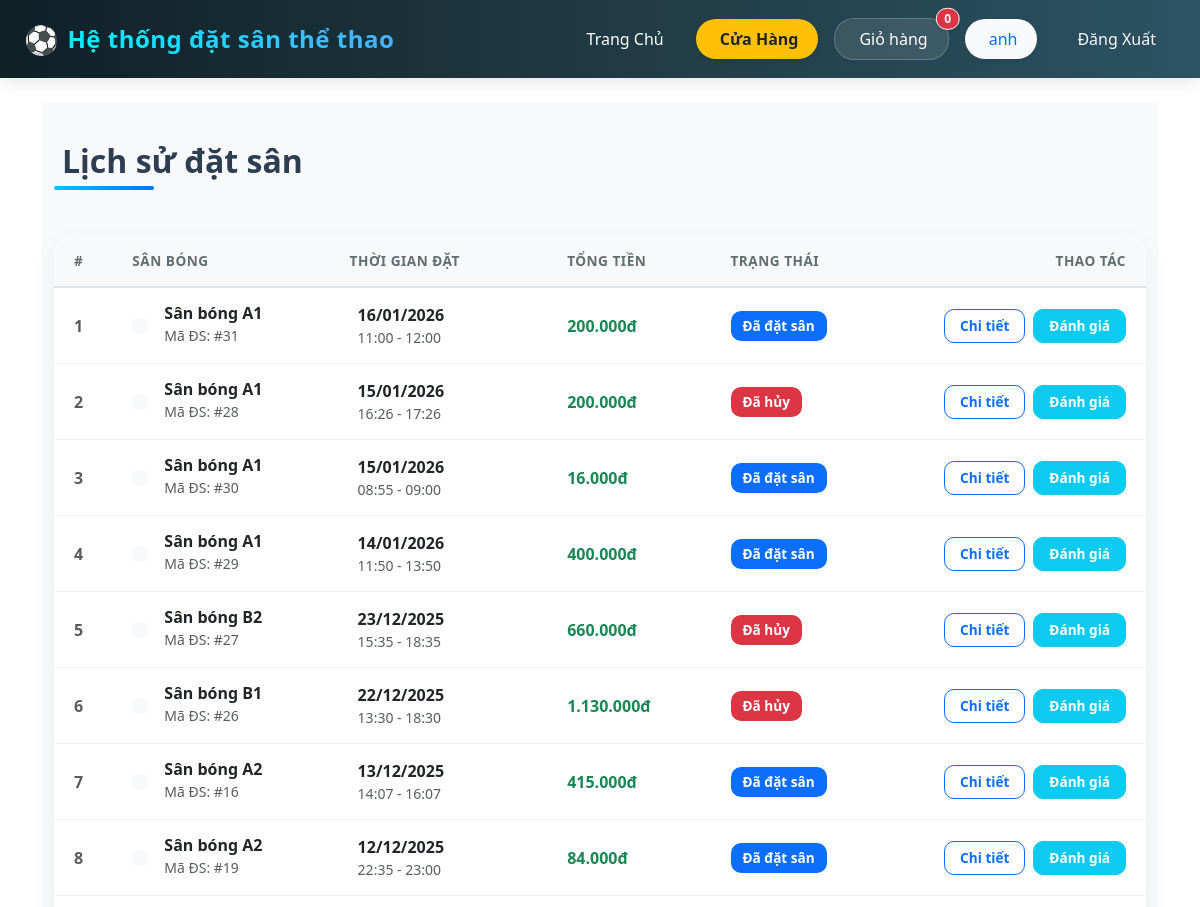
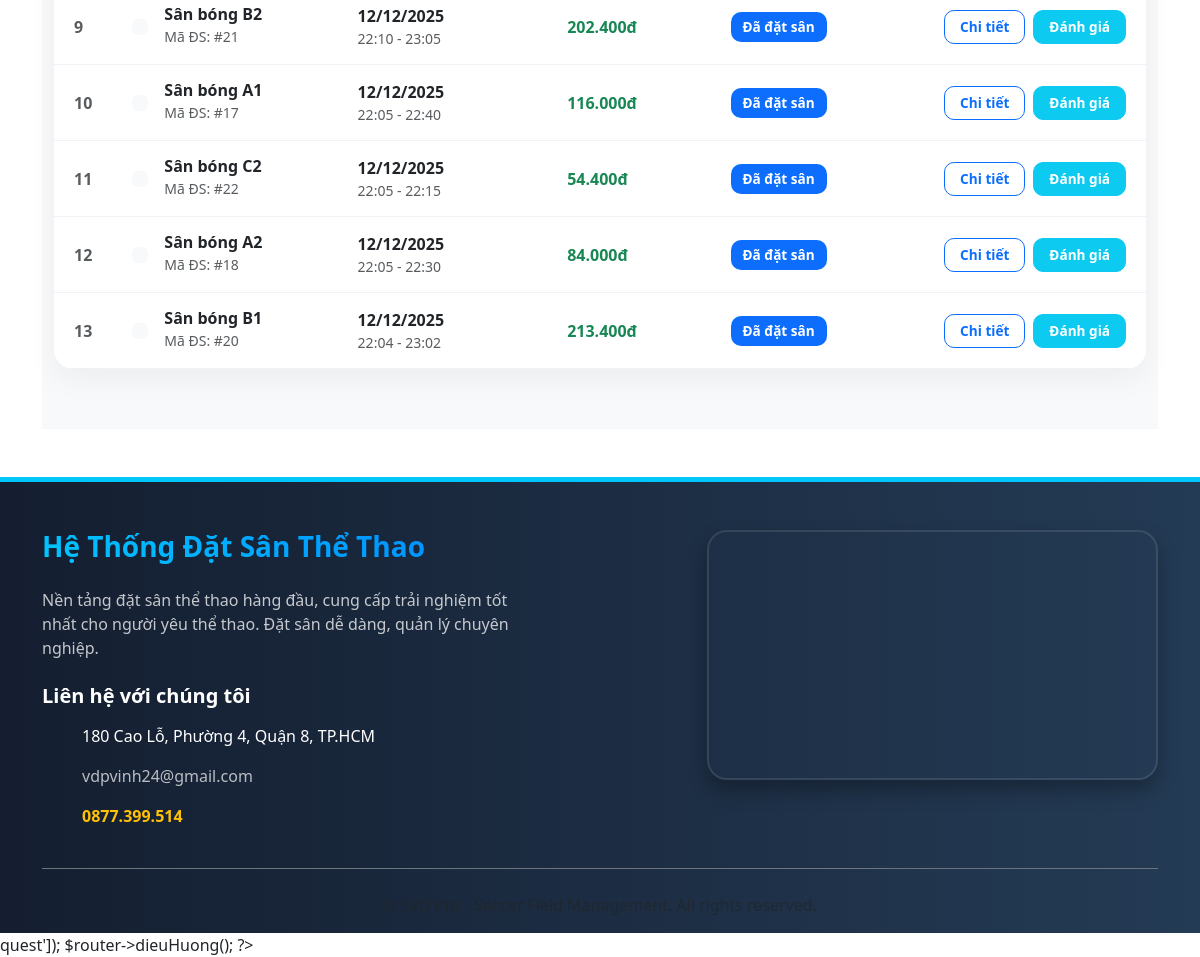
Screenshot of /user/bookingHistory (signed in) with the database file from the repository (2 pictures, top to bottom).
### tables this page shows
CREATE TABLE `datsan` (
  `MaDatSan` int NOT NULL AUTO_INCREMENT,
  `MaKH` int NOT NULL,
  `MaSan` varchar(50) NOT NULL,
  `NgayDat` date NOT NULL,
  `GioBatDau` time(6) NOT NULL,
  `GioKetThuc` time(6) NOT NULL,
  `TongTien` decimal(12,2) DEFAULT NULL,
  `TrangThai` varchar(30) DEFAULT NULL,
  `GhiChu` varchar(500) DEFAULT NULL,
  PRIMARY KEY (`MaDatSan`),
  KEY `FK_DatSan_MaKH` (`MaKH`),
  KEY `FK_DatSan_MaSan` (`MaSan`),
  CONSTRAINT `FK_DatSan_MaKH` FOREIGN KEY (`MaKH`) REFERENCES `khachhang` (`MaKH`),
  CONSTRAINT `FK_DatSan_MaSan` FOREIGN KEY (`MaSan`) REFERENCES `san` (`MaSan`)
);

CREATE TABLE `san` (
  `MaSan` varchar(50) NOT NULL,
  `TenSan` varchar(100) NOT NULL,
  `GiaThue` decimal(12,2) NOT NULL,
  `TinhTrang` varchar(30) DEFAULT NULL,
  `MoTa` varchar(500) DEFAULT NULL,
  `MaLoai` varchar(10) NOT NULL,
  PRIMARY KEY (`MaSan`),
  KEY `FK_San_LoaiSan` (`MaLoai`),
  CONSTRAINT `FK_San_LoaiSan` FOREIGN KEY (`MaLoai`) REFERENCES `loaisan` (`MaLoai`)
);

CREATE TABLE `hoadon` (
  `MaHD` int NOT NULL AUTO_INCREMENT,
  `MaDatSan` int NOT NULL,
  `NgayLap` datetime DEFAULT NULL,
  `TongTien` decimal(14,2) NOT NULL,
  `GhiChu` varchar(500) DEFAULT NULL,
  `MaBaoCao` int DEFAULT NULL,
  `TenPhuongThuc` varchar(50) NOT NULL DEFAULT 'Thanh toán tại sân',
  PRIMARY KEY (`MaHD`),
  KEY `FK_HoaDon_MaDatSan` (`MaDatSan`),
  KEY `FK_HoaDon_MaBaoCao` (`MaBaoCao`),
  CONSTRAINT `FK_HoaDon_MaBaoCao` FOREIGN KEY (`MaBaoCao`) REFERENCES `baocao` (`MaBaoCao`),
  CONSTRAINT `FK_HoaDon_MaDatSan` FOREIGN KEY (`MaDatSan`) REFERENCES `datsan` (`MaDatSan`)
);

### index.php (called while the page is built, shortened)
<?php
require_once __DIR__ . '/app/Core/Autoloader.php';
$router = new Router();
$router->get('auth/hienThiDangNhap', 'AuthController@hienThiDangNhap');
$router->post('auth/xuLyDangNhap', 'AuthController@xuLyDangNhap');
$router->post('/auth/dangXuat', 'AuthController@dangXuat');
$router->get('dang-xuat', [AuthController::class, 'dangXuat']);
$router->get('dat-san', [DatsanController::class, 'chonSan']);
$router->post('/get-khung-gio-trong', [DatsanController::class, 'getKhungGioTrong']);
$router->post('/kiem-tra-san', [DatsanController::class, 'kiemTraVaTinhGia']);
$router->post('luu-tam-dat-san', [DatsanController::class, 'luuTamDatSan']);
$router->post('luu-tam-dich-vu', [DatsanController::class, 'luuTamDichVu']);
$router->get('xac-nhan-thanh-toan', [DatsanController::class, 'xacNhanThanhToan']);
$router->post('hoan-tat-dat-san', [DatsanController::class, 'hoanTatDatSan']);
$router->get('thanh-cong', [DatsanController::class, 'thanhCong']);
$router->get('loi-thanh-toan', [DatsanController::class, 'loiThanhToan']);
$router->get('chon-dich-vu', [DatsanController::class, 'chonDichVu']);
$router->get('datsan/dat-co-dinh', [DatsanController::class, 'showDatCoDinhForm']);
$router->post('datsan/kiem-tra-co-dinh', [DatsanController::class, 'handleKiemTraCoDinh']);
$router->post('datsan/luu-tam-dat-co-dinh', [DatsanController::class, 'luuTamDatCoDinh']);
$router->get('admin-dashboard', [AdminController::class, 'hienThiDashboard']);
$router->get('admin-san', [AdminController::class, 'quanLySan']);
$router->get('form-them-san', [AdminController::class, 'hienThiThemSan']);
$router->post('admin-san-them', [AdminController::class, 'xuLyThemSan']);
$router->post('admin-san-xoa', [AdminController::class, 'xuLyXoaSan']);
$router->get('admin-san-sua', [AdminController::class, 'hienThiSuaSan']);
$router->post('admin-san-capnhat', [AdminController::class, 'xuLySuaSan']);
$router->get('forgot-password', [AuthController::class, 'hienThiQuenMatKhau']);
$router->post('forgot-password', [AuthController::class, 'guiEmailReset']);
$router->get('reset-password', [AuthController::class, 'hienThiDatLaiMatKhau']);
$router->post('reset-password', [AuthController::class, 'datLaiMatKhau']);
$router->get('/admin/datsan-theo-ngay', 'AdminController@hienThiDatSanTheoNgay');
$router->post('/admin/datsan-theo-ngay', 'AdminController@xuLyDatSanTheoNgay');
$router->get('/admin/khachhang', 'AdminController@quanLyKhachHang');
$router->post('/admin/khachhang', 'AdminController@quanLyKhachHang');
$router->get('/admin/nhaphang', 'AdminController@nhapHang');
$router->post('/admin/nhaphang', 'AdminController@xuLyNhapHang');
$router->get('admin/booking-details', 'AdminController@bookingDetails');
$router->get('admin/kho-hang', 'AdminController@khoHang');
$router->get('admin/kho-hang/them', 'AdminController@themSanPham');
$router->post('admin/kho-hang/them', 'AdminController@xuLyThemSanPham');
$router->get('admin/kho-hang/sua', 'AdminController@suaSanPham');
$router->post('admin/kho-hang/sua', 'AdminController@xuLySuaSanPham');
$router->post('admin/kho-hang/xoa', 'AdminController@xuLyXoaSanPham');
$router->get('admin/don-hang', 'AdminController@quanLyDonHang');
$router->post('admin/don-hang/cap-nhat', 'AdminController@xuLyCapNhatTrangThaiDonHang');
$router->get('admin/nhan-vien', 'AdminController@quanLyNhanVien');
$router->get('admin/nhan-vien/them', 'AdminController@hienThiThemNhanVien');
$router->post('admin/nhan-vien/xu-ly-them', 'AdminController@xuLyThemNhanVien');
$router->post('admin/nhan-vien/xoa', 'AdminController@xuLyXoaNhanVien');
$router->get('store', 'StoreController@index');
$router->post('cart/add', 'CartController@add');
$router->get('cart', 'CartController@index');
$router->get('cart/count', 'CartController@getCartCount');
$router->post('cart/update', 'CartController@update');
$router->post('cart/remove', 'CartController@remove');
$router->get('checkout', 'CheckoutController@index');
$router->post('checkout/place-order', 'CheckoutController@placeOrder');
$router->get('checkout/success', 'CheckoutController@success');
$router->get('user/profile', 'UserController@showProfile');
$router->get('user/booking-history', 'UserController@bookingHistory');
$router->get('user/booking-details', 'UserController@bookingDetails');
$router->get('user/invoice-history', 'UserController@invoiceHistory');
$router->get('admin/revenue', 'AdminController@hienThiDoanhThu');
$router->dieuHuong();
?>quest']);

### app/Controllers/UserController.php (called while the page is built, shortened)
<?php
class UserController {
    private $datSanModel;
    public function __construct() {
        $this->datSanModel = new DatSanModel();
    }
    public function bookingHistory() {
        $maKH = $_SESSION['user_id'];
        $lichSuDatSan = $this->datSanModel->getLichSuDatSanByMaKH($maKH);
        $pageTitle = 'Lịch sử đặt sân';
        $data = [
            'pageTitle' => $pageTitle,
            'lichSuDatSan' => $lichSuDatSan
        ];
        extract($data);
        require_once __DIR__ . '/../../views/user/booking_history.php';
    }
}
?>

### app/Core/Autoloader.php (called while the page is built, shortened)
<?php
spl_autoload_register(function ($className) {
    $prefix = 'App\\';
    $baseDir = __DIR__ . '/../';
    $len = strlen($prefix);
    $relativeClass = substr($className, $len);
    $file = $baseDir . str_replace('\\', '/', $relativeClass) . '.php';
});

### app/Models/DatSanModel.php (called while the page is built, shortened)
<?php
require_once 'Database.php';
         class DatSanModel {
                 private $conn;
                 private $table = 'datsan';
           public function __construct() {
                    $database = new Database();
                    $this->conn = $database->connect();
                }
    public function getLichSuDatSanByMaKH($maKH)
    {
        $query = "SELECT ds.*, s.TenSan, hd.TongTien as TongTienHoaDon
                  FROM " . $this->table . " ds
                  JOIN san s ON ds.MaSan = s.MaSan
                  LEFT JOIN hoadon hd ON ds.MaDatSan = hd.MaDatSan
                  WHERE ds.MaKH = :maKH
                  ORDER BY ds.NgayDat DESC, ds.GioBatDau DESC";
        try {
            $stmt = $this->conn->prepare($query);
            $stmt->bindParam(':maKH', $maKH);
            $stmt->execute();
            return $stmt->fetchAll(PDO::FETCH_ASSOC);
        } catch (\PDOException $e) {
            error_log("Error in getLichSuDatSanByMaKH: " . $e->getMessage());
            return [];
        }
    }
}
 ?>

### app/Models/Database.php (called while the page is built, shortened)
<?php
class Database {
    private $host = DB_HOST;
    private $db_name = DB_NAME;
    private $username = DB_USER;
    private $password = DB_PASS;
    private static $conn;
    public function connect() {
        if (self::$conn !== null) {
            return self::$conn;
        }
        self::$conn = null;
        $dsn = "mysql:host={$this->host};dbname={$this->db_name};charset=utf8";
        try {
            self::$conn = new PDO($dsn, $this->username, $this->password);
            self::$conn->setAttribute(PDO::ATTR_ERRMODE, PDO::ERRMODE_EXCEPTION);
            self::$conn->setAttribute(PDO::ATTR_DEFAULT_FETCH_MODE, PDO::FETCH_ASSOC);
        } catch(PDOException $exception) {
            echo "Lỗi kết nối CSDL: " . $exception->getMessage();
            throw $exception;
        }
        return self::$conn;
    }
}

### views/user/booking_history.php (the view, shortened to what this page needs)
<?php
require_once __DIR__ . '/../layouts/header.php';
?>
<div class="history-wrapper">
    <div class="container">
        <h2 class="page-title"><i class="fas fa-calendar-check text-primary me-2"></i><?php echo $pageTitle; ?></h2>
        <div class="history-card mt-4">
            <?php if (empty($lichSuDatSan)): ?>
                <div class="p-5 text-center">
                    <img src="<?= BASE_URL ?>public/images/empty-calendar.svg" alt="Empty" style="max-width: 150px; opacity: 0.5; margin-bottom: 20px;">
                    <h4 class="text-muted mb-3">Chưa có lịch sử đặt sân</h4>
                    <p class="text-muted">Bạn chưa từng đặt sân nào trên hệ thống.</p>
                    <a href="<?php echo BASE_URL; ?>dat-san" class="btn btn-primary rounded-pill px-4 py-2 mt-2"><i class="fas fa-plus me-2"></i>Đặt Sân Ngay</a>
                </div>
            <?php else: ?>
                <div class="table-responsive">
                    <table class="table table-modern align-middle">
                        <thead>
                            <tr>
                                <th width="5%">#</th>
                                <th width="20%">Sân Bóng</th>
                                <th width="20%">Thời Gian Đặt</th>
                                <th width="15%">Tổng Tiền</th>
                                <th width="15%">Trạng Thái</th>
                                <th width="25%" class="text-end">Thao tác</th>
                            </tr>
                        </thead>
                        <tbody>
                            <?php
                            $thoiGianHienTai = new DateTime();
                            foreach ($lichSuDatSan as $index => $datSan):
                            ?>
                                <tr onclick="if(!event.target.closest('.action-buttons')) window.location.href='<?php echo BASE_URL; ?>user/booking-details?id=<?php echo $datSan['MaDatSan']; ?>'" style="cursor: pointer;" title="Nhấn để xem chi tiết">
                                    <td class="text-muted fw-bold"><?php echo $index + 1; ?></td>
                                    <td>
                                        <div class="d-flex align-items-center">
                                            <div class="bg-light rounded p-2 me-3 text-primary">
                                            </div>
                                            <div>
                                                <h6 class="mb-0 fw-bold text-dark"><?php echo htmlspecialchars($datSan['TenSan']); ?></h6>
                                                <small class="text-muted">Mã ĐS: #<?php echo $datSan['MaDatSan']; ?></small>
                                            </div>
                                        </div>
                                    </td>
                                    <td>
                                        <div class="fw-bold text-dark"><i class="far fa-calendar-alt me-2 text-muted"></i><?php echo date('d/m/Y', strtotime($datSan['NgayDat'])); ?></div>
                                        <div class="small text-muted"><i class="far fa-clock me-2"></i><?php echo date('H:i', strtotime($datSan['GioBatDau'])); ?> - <?php echo date('H:i', strtotime($datSan['GioKetThuc'])); ?></div>
                                    </td>
                                    <td>
                                        <?php
                                            $tongTienHienThi = $datSan['TongTienHoaDon'] ?? $datSan['TongTien'];
                                        ?>
                                        <strong class="text-success"><?php echo number_format($tongTienHienThi, 0, ',', '.'); ?>đ</strong>
                                    </td>
                                    <td>
                                        <?php
                                            $status = htmlspecialchars($datSan['TrangThai']);
                                            $badge_class = 'bg-secondary';
                                            if ($status === 'Chờ thanh toán') $badge_class = 'bg-warning text-dark';
                                            elseif ($status === 'Đã thanh toán' || $status === 'Đã đặt sân') $badge_class = 'bg-primary';
                                            elseif ($status === 'Hoàn thành') $badge_class = 'bg-success';
                                            elseif (strpos($status, 'Đã hủy') === 0) $badge_class = 'bg-danger';
                                        ?>
                                        <span class="badge badge-status <?php echo $badge_class; ?>"><?php echo $status; ?></span>
                                    </td>
                                    <td class="text-end action-buttons">
                                        <div class="d-flex justify-content-end gap-2">
                                            <a href="<?php echo BASE_URL; ?>user/booking-details?id=<?php echo $datSan['MaDatSan']; ?>" class="btn btn-action btn-outline-primary">Chi tiết</a>
                                            <?php
                                            $thoiGianKetThuc = new DateTime($datSan['NgayDat'] . ' ' . $datSan['GioKetThuc']);
                                            if ($thoiGianKetThuc < $thoiGianHienTai):
                                            ?>
                                                <a href="<?php echo BASE_URL; ?>user/review?booking_id=<?php echo $datSan['MaDatSan']; ?>" class="btn btn-action btn-info text-white">Đánh giá</a>
                                            <?php endif; ?>
                                        </div>
                                    </td>
                                </tr>
                            <?php endforeach; ?>
                        </tbody>
                    </table>
                </div>
            <?php endif; ?>
        </div>
    </div>
</div>
<?php require_once __DIR__ . '/../layouts/footer.php'; ?>

### public/css/style.css (style rules this page uses)
html, body { height: 100%; margin: 0; }
body { display: flex; flex-direction: column; min-height: 100vh; }

### views/user/booking_history.php (style rules this page uses)
.history-wrapper { background: #f8f9fa; min-height: 80vh; padding-top: 40px; padding-bottom: 60px; }
.page-title { font-weight: 800; color: #2c3e50; margin-bottom: 2rem; position: relative; display: inline-block; }
.page-title::after { content: ''; position: absolute; width: 40%; height: 4px; background: linear-gradient(45deg, #00c6ff, #0072ff); bottom: -10px; left: 0; border-radius: 2px; }
.history-card { background: #fff; border-radius: 20px; border: none; box-shadow: 0 10px 30px rgba(0,0,0,0.05); overflow: hidden; }
.table-modern { margin-bottom: 0; }
.table-modern thead th { background-color: #f8f9fa; color: #636e72; font-weight: 700; text-transform: uppercase; font-size: 0.85rem; letter-spacing: 0.5px; border-bottom: 2px solid #dfe4ea; padding: 15px 20px; }
.table-modern tbody td { padding: 15px 20px; vertical-align: middle; color: #2d3436; border-bottom: 1px solid #f1f2f6; }
.table-modern tbody tr { transition: all 0.3s ease; }
.badge-status { padding: 8px 12px; border-radius: 10px; font-weight: 600; font-size: 0.85rem; }
.btn-action { border-radius: 10px; padding: 6px 15px; font-weight: 600; font-size: 0.85rem; transition: all 0.2s; }

### rows the page displays
datsan: MaSan.TenSan "Sân bóng A1", MaDatSan "31", NgayDat "16/01/2026", GioBatDau "11:00", GioKetThuc "12:00", hoadon.TongTien "200.000", TrangThai "Đã đặt sân"
datsan: MaSan.TenSan "Sân bóng A1", MaDatSan "28", NgayDat "15/01/2026", GioBatDau "16:26", GioKetThuc "17:26", hoadon.TongTien "200.000", TrangThai "Đã hủy"
datsan: MaSan.TenSan "Sân bóng A1", MaDatSan "30", NgayDat "15/01/2026", GioBatDau "08:55", GioKetThuc "09:00", hoadon.TongTien "16.000", TrangThai "Đã đặt sân"
datsan: MaSan.TenSan "Sân bóng A1", MaDatSan "29", NgayDat "14/01/2026", GioBatDau "11:50", GioKetThuc "13:50", hoadon.TongTien "400.000", TrangThai "Đã đặt sân"
datsan: MaSan.TenSan "Sân bóng B2", MaDatSan "27", NgayDat "23/12/2025", GioBatDau "15:35", GioKetThuc "18:35", hoadon.TongTien "660.000", TrangThai "Đã hủy"
datsan: MaSan.TenSan "Sân bóng B1", MaDatSan "26", NgayDat "22/12/2025", GioBatDau "13:30", GioKetThuc "18:30", hoadon.TongTien "1.130.000", TrangThai "Đã hủy"
datsan: MaSan.TenSan "Sân bóng A2", MaDatSan "16", NgayDat "13/12/2025", GioBatDau "14:07", GioKetThuc "16:07", hoadon.TongTien "415.000", TrangThai "Đã đặt sân"
datsan: MaSan.TenSan "Sân bóng A2", MaDatSan "19", NgayDat "12/12/2025", GioBatDau "22:35", GioKetThuc "23:00", hoadon.TongTien "84.000", TrangThai "Đã đặt sân"
datsan: MaSan.TenSan "Sân bóng B2", MaDatSan "21", NgayDat "12/12/2025", GioBatDau "22:10", GioKetThuc "23:05", hoadon.TongTien "202.400", TrangThai "Đã đặt sân"
datsan: MaSan.TenSan "Sân bóng A1", MaDatSan "17", NgayDat "12/12/2025", GioBatDau "22:05", GioKetThuc "22:40", hoadon.TongTien "116.000", TrangThai "Đã đặt sân"
datsan: MaSan.TenSan "Sân bóng C2", MaDatSan "22", NgayDat "12/12/2025", GioBatDau "22:05", GioKetThuc "22:15", hoadon.TongTien "54.400", TrangThai "Đã đặt sân"
datsan: MaSan.TenSan "Sân bóng A2", MaDatSan "18", NgayDat "12/12/2025", GioBatDau "22:05", GioKetThuc "22:30", hoadon.TongTien "84.000", TrangThai "Đã đặt sân"
datsan: MaSan.TenSan "Sân bóng B1", MaDatSan "20", NgayDat "12/12/2025", GioBatDau "22:04", GioKetThuc "23:02", hoadon.TongTien "213.400", TrangThai "Đã đặt sân"

### other values shown
$_SESSION['username'] "anh"
$pageTitle "Lịch sử đặt sân"
